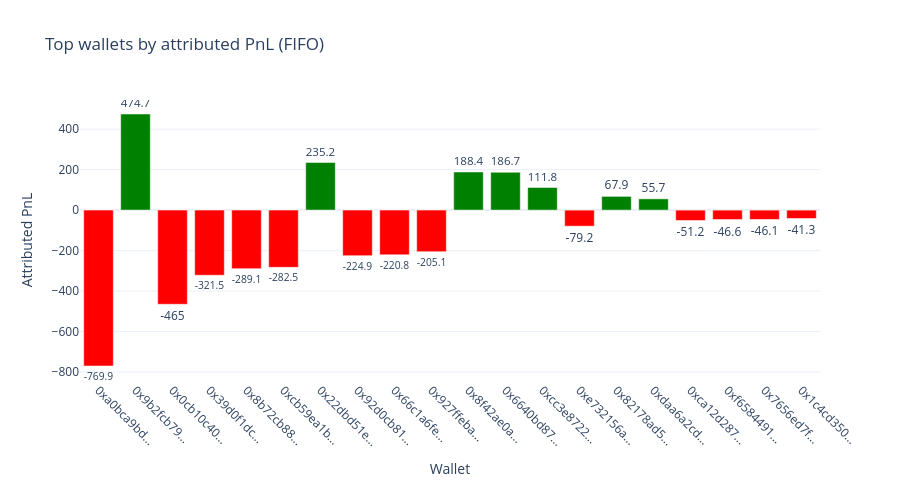

The notebook cell saved with this chart:
### Code cell
top15_pnl = wallet_stats.head(20)

fig_pnl = go.Figure()
colors = ['green' if v >= 0 else 'red' for v in top15_pnl['attributed_pnl']]
fig_pnl.add_trace(go.Bar(
    x=top15_pnl.index.str[:10] + '...',
    y=top15_pnl['attributed_pnl'],
    marker_color=colors,
    text=top15_pnl['attributed_pnl'].round(1),
    textposition='outside',
))

fig_pnl.update_layout(
    title='Top wallets by attributed PnL (FIFO)',
    xaxis_title='Wallet',
    yaxis_title='Attributed PnL',
    template='plotly_white',
    height=500,
    margin=dict(b=120),
)
fig_pnl.update_xaxes(tickangle=45)
fig_pnl.show()

### Figure 1 — Plotly figure (JSON) as saved in the notebook; plotly's stock layout.template omitted (floating-point values rounded to 4 significant figures)
{"data": [{"marker": {"color": ["red", "green", "red", "red", "red", "red", "green", "red", "red", "red", "green", "green", "green", "red", "green", "green", "red", "red", "red", "red"]}, "text": [-769.9, 474.7, -465.0, -321.5, -289.1, -282.5, 235.2, -224.9, -220.8, -205.1, 188.4, 186.7, 111.8, -79.2, 67.9, 55.7, -51.2, -46.6, -46.1, -41.3], "textposition": "outside", "type": "bar", "x": ["0xa0bca9bd...", "0x9b2fcb79...", "0x0cb10c40...", "0x39d0f1dc...", "0x8b72cb88...", "0xcb59ea1b...", "0x22dbd51e...", "0x92d0cb81...", "0x66c1a6fe...", "0x927ffeba...", "0x8f42ae0a...", "0x6640bd87...", "0xcc3e8722...", "0xe732156a...", "0x82178ad5...", "0xdaa6a2cd...", "0xca12d287...", "0xf6584491...", "0x7656ed7f...", "0x1c4cd350..."], "y": [-769.9, 474.7, -465.1, -321.5, -289.1, -282.5, 235.2, -224.9, -220.8, -205.1, 188.4, 186.7, 111.8, -79.24, 67.91, 55.7, -51.22, -46.58, -46.09, -41.29]}], "layout": {"height": 500, "margin": {"b": 120}, "title": {"text": "Top wallets by attributed PnL (FIFO)"}, "xaxis": {"tickangle": 45, "title": {"text": "Wallet"}}, "yaxis": {"title": {"text": "Attributed PnL"}}}}
